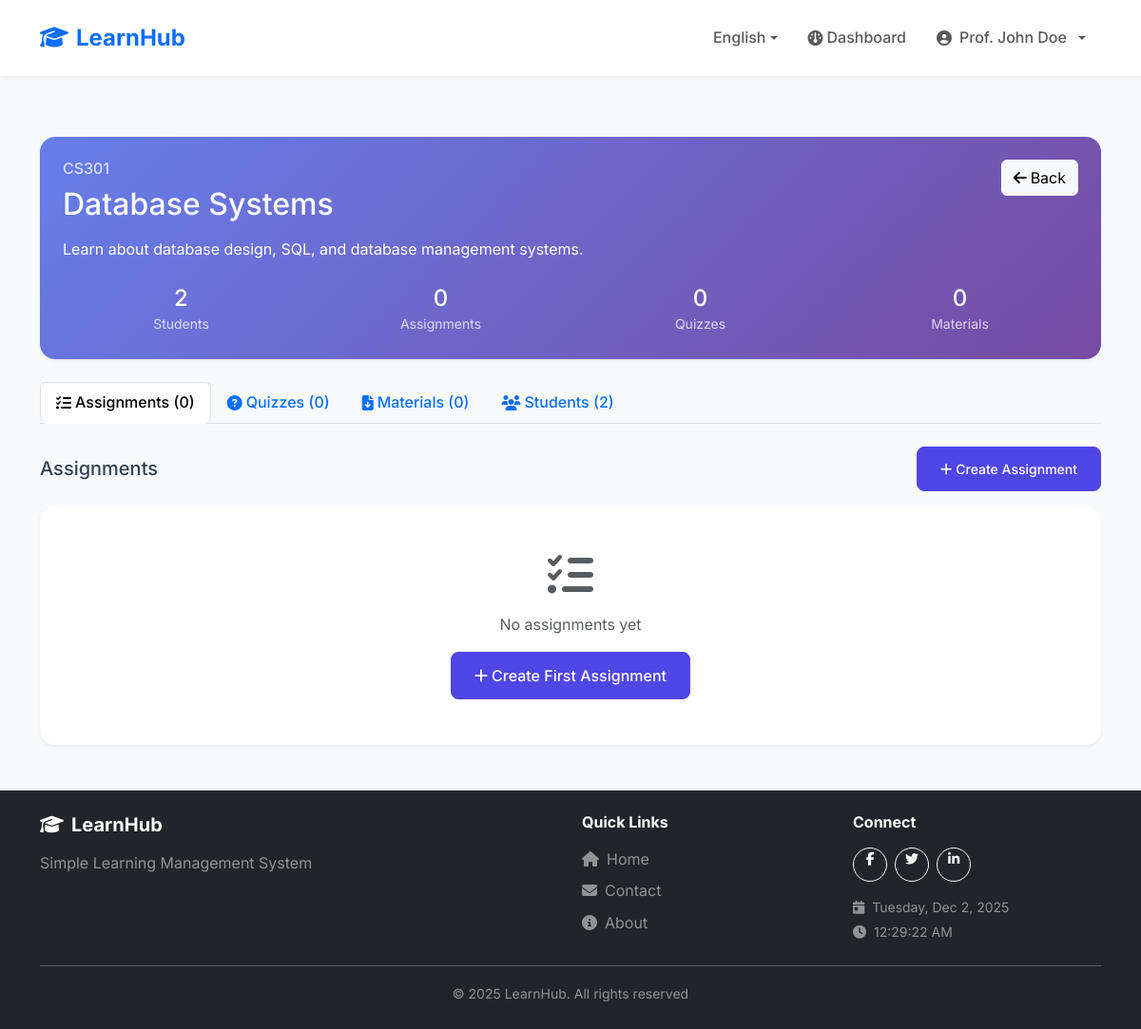
Page /teacher/course-details.php?id=1 (signed in) on the committed database.
### tables this page shows
CREATE TABLE users (
    id INT AUTO_INCREMENT PRIMARY KEY,
    username VARCHAR(50) UNIQUE NOT NULL,
    email VARCHAR(100) UNIQUE NOT NULL,
    password VARCHAR(255) NOT NULL,
    full_name VARCHAR(100) NOT NULL,
    role ENUM('student', 'teacher', 'admin') DEFAULT 'student',
    status ENUM('pending', 'approved', 'rejected', 'suspended') DEFAULT 'approved',
    student_id VARCHAR(20) NULL,
    profile_picture VARCHAR(255) NULL,
    phone VARCHAR(20) NULL,
    bio TEXT NULL,
    verification_token VARCHAR(100) NULL,
    verification_document VARCHAR(255) NULL,
    verified_at TIMESTAMP NULL,
    verified_by INT NULL,
    created_at TIMESTAMP DEFAULT CURRENT_TIMESTAMP,
    FOREIGN KEY (verified_by) REFERENCES users(id) ON DELETE SET NULL
);

CREATE TABLE courses (
    id INT AUTO_INCREMENT PRIMARY KEY,
    teacher_id INT NOT NULL,
    course_code VARCHAR(20) NOT NULL,
    course_name VARCHAR(100) NOT NULL,
    description TEXT,
    created_at TIMESTAMP DEFAULT CURRENT_TIMESTAMP,
    FOREIGN KEY (teacher_id) REFERENCES users(id) ON DELETE CASCADE
);

### config/languages.php (called while the page is built, shortened)
<?php
$currentLanguage = $_SESSION['language'];
$translationFile = __DIR__ . '/../lang/' . $currentLanguage . '.php';
if (file_exists($translationFile)) {
    $translations = require $translationFile;
} else {
    $translations = require __DIR__ . '/../lang/en.php';
}
function __($key) {
    global $translations;
    return $translations[$key] ?? $key;
}
function getCurrentLanguage() {
    return $_SESSION['language'] ?? 'en';
}
function getLanguageDirection() {
    $rtlLanguages = ['ar'];
    return in_array(getCurrentLanguage(), $rtlLanguages) ? 'rtl' : 'ltr';
}

### config/helpers/auth.php (called while the page is built, shortened)
<?php
function isLoggedIn() {
    return isset($_SESSION['user_id']);
}
function getCurrentUser() {
    global $pdo;
    if ($pdo) {
        $stmt = $pdo->prepare("SELECT * FROM users WHERE id = ?");
        $stmt->execute([$_SESSION['user_id']]);
        return $stmt->fetch();
    }
    return [
        'id' => $_SESSION['user_id'] ?? null,
        'full_name' => $_SESSION['user_name'] ?? '',
        'role' => $_SESSION['user_role'] ?? ''
    ];
}
function hasRole($role) {
    return isset($_SESSION['user_role']) && $_SESSION['user_role'] === $role;
}
?>

### config/helpers/validation.php (called while the page is built, shortened)
<?php
function sanitize($input) {
    return htmlspecialchars(trim($input), ENT_QUOTES, 'UTF-8');
}
?>

### teacher/course-details.php (the view, shortened to what this page needs)
<?php
require_once '../config/config.php';
$courseId = $_GET['id'] ?? 0;
$user = getCurrentUser();
$stmt = $pdo->prepare("
    SELECT c.*,
           (SELECT COUNT(*) FROM enrollments WHERE course_id = c.id) as student_count,
           (SELECT COUNT(*) FROM assignments WHERE course_id = c.id) as assignment_count,
           (SELECT COUNT(*) FROM quizzes WHERE course_id = c.id) as quiz_count,
           (SELECT COUNT(*) FROM materials WHERE course_id = c.id) as material_count
    FROM courses c
    WHERE c.id = ? AND c.teacher_id = ?
");
$stmt->execute([$courseId, $user['id']]);
$course = $stmt->fetch();
$stmt = $pdo->prepare("
    SELECT a.*,
           (SELECT COUNT(*) FROM submissions WHERE assignment_id = a.id) as submission_count,
           (SELECT COUNT(*) FROM submissions WHERE assignment_id = a.id AND grade IS NULL) as pending_count
    FROM assignments a
    WHERE a.course_id = ?
    ORDER BY a.due_date DESC
");
$stmt->execute([$courseId]);
$assignments = $stmt->fetchAll();
$stmt = $pdo->prepare("
    SELECT q.*,
           (SELECT COUNT(DISTINCT student_id) FROM quiz_attempts WHERE quiz_id = q.id) as attempt_count
    FROM quizzes q
    WHERE q.course_id = ?
    ORDER BY q.created_at DESC
");
$stmt->execute([$courseId]);
$quizzes = $stmt->fetchAll();
$stmt = $pdo->prepare("
    SELECT m.*
    FROM materials m
    WHERE m.course_id = ?
    ORDER BY m.uploaded_at DESC
");
$stmt->execute([$courseId]);
$materials = $stmt->fetchAll();
$stmt = $pdo->prepare("
    SELECT u.id, u.full_name, u.email, e.enrolled_at
    FROM enrollments e
    JOIN users u ON e.student_id = u.id
    WHERE e.course_id = ?
    ORDER BY e.enrolled_at DESC
");
$stmt->execute([$courseId]);
$students = $stmt->fetchAll();
include '../includes/header.php';
?>
<div class="container my-5">
    <div class="card border-0 shadow-sm mb-4" style="background: linear-gradient(135deg, #667eea 0%, #764ba2 100%);">
        <div class="card-body text-white p-4">
            <div class="d-flex justify-content-between align-items-start">
                <div>
                    <h6 class="opacity-75 mb-2"><?= sanitize($course['course_code']) ?></h6>
                    <h2 class="mb-3"><?= sanitize($course['course_name']) ?></h2>
                    <p class="mb-0 opacity-90"><?= sanitize($course['description'] ?: 'No description') ?></p>
                </div>
                <a href="courses.php" class="btn btn-light">
                    <i class="fas fa-arrow-left me-1"></i>Back
                </a>
            </div>
            <div class="row mt-4">
                <div class="col-6 col-md-3 text-center">
                    <h4 class="mb-0"><?= $course['student_count'] ?></h4>
                    <small class="opacity-75">Students</small>
                </div>
                <div class="col-6 col-md-3 text-center">
                    <h4 class="mb-0"><?= $course['assignment_count'] ?></h4>
                    <small class="opacity-75">Assignments</small>
                </div>
                <div class="col-6 col-md-3 text-center">
                    <h4 class="mb-0"><?= $course['quiz_count'] ?></h4>
                    <small class="opacity-75">Quizzes</small>
                </div>
                <div class="col-6 col-md-3 text-center">
                    <h4 class="mb-0"><?= $course['material_count'] ?></h4>
                    <small class="opacity-75">Materials</small>
                </div>
            </div>
        </div>
    </div>
    <ul class="nav nav-tabs mb-4" role="tablist">
        <li class="nav-item" role="presentation">
            <button class="nav-link active" data-bs-toggle="tab" data-bs-target="#assignments-tab" type="button">
                <i class="fas fa-tasks me-1"></i>Assignments (<?= count($assignments) ?>)
            </button>
        </li>
        <li class="nav-item" role="presentation">
            <button class="nav-link" data-bs-toggle="tab" data-bs-target="#quizzes-tab" type="button">
                <i class="fas fa-question-circle me-1"></i>Quizzes (<?= count($quizzes) ?>)
            </button>
        </li>
        <li class="nav-item" role="presentation">
            <button class="nav-link" data-bs-toggle="tab" data-bs-target="#materials-tab" type="button">
                <i class="fas fa-file-download me-1"></i>Materials (<?= count($materials) ?>)
            </button>
        </li>
        <li class="nav-item" role="presentation">
            <button class="nav-link" data-bs-toggle="tab" data-bs-target="#students-tab" type="button">
                <i class="fas fa-users me-1"></i>Students (<?= count($students) ?>)
            </button>
        </li>
    </ul>
    <div class="tab-content">
        <div class="tab-pane fade show active" id="assignments-tab">
            <div class="d-flex justify-content-between align-items-center mb-3">
                <h5 class="mb-0">Assignments</h5>
                <a href="create-assignment.php?course_id=<?= $courseId ?>" class="btn btn-primary btn-sm">
                    <i class="fas fa-plus me-1"></i>Create Assignment
                </a>
            </div>
            <?php if (empty($assignments)): ?>
                <div class="card border-0 shadow-sm">
                    <div class="card-body text-center py-5">
                        <i class="fas fa-tasks fa-3x text-muted mb-3"></i>
                        <p class="text-muted">No assignments yet</p>
                        <a href="create-assignment.php?course_id=<?= $courseId ?>" class="btn btn-primary">
                            <i class="fas fa-plus me-1"></i>Create First Assignment
                        </a>
                    </div>
                </div>
            <?php endif; ?>
        </div>
    </div>
</div>
<?php include '../includes/footer.php'; ?>

### includes/header.php (shortened to what this page needs)
<?php
$currentUser = getCurrentUser();
?>
<!DOCTYPE html>
<html lang="<?= getCurrentLanguage() ?>" dir="<?= getLanguageDirection() ?>">
<head>
    <link href="https://cdn.jsdelivr.net/npm/bootstrap@5.3.2/dist/css/bootstrap.min.css" rel="stylesheet">
    <link rel="stylesheet" href="https://cdnjs.cloudflare.com/ajax/libs/font-awesome/6.4.2/css/all.min.css">
    <link rel="stylesheet" href="<?= SITE_URL ?>/assets/css/style.css?v=<?= time() ?>">
</head>
<body>
    <nav class="navbar navbar-expand-lg navbar-light bg-white shadow-sm sticky-top">
        <div class="container">
            <a class="navbar-brand fw-bold text-primary" href="<?= SITE_URL ?>">
                <i class="fas fa-graduation-cap <?= getLanguageDirection() === 'rtl' ? 'ms-2' : 'me-2' ?>"></i><?= SITE_NAME ?>
            </a>
            <div class="collapse navbar-collapse" id="navbarNav">
                <ul class="navbar-nav <?= getLanguageDirection() === 'rtl' ? 'me-auto' : 'ms-auto' ?> align-items-center">
                    <li class="nav-item dropdown">
                        <a class="nav-link dropdown-toggle" href="#" id="langDropdown" role="button" data-bs-toggle="dropdown">
                            <?= AVAILABLE_LANGUAGES[getCurrentLanguage()]['flag'] ?> <?= AVAILABLE_LANGUAGES[getCurrentLanguage()]['name'] ?>
                        </a>
                    </li>
                    <?php if (isLoggedIn()): ?>
                        <?php if (hasRole('teacher') && !hasRole('admin')): ?>
                            <li class="nav-item">
                                <a class="nav-link" href="<?= SITE_URL ?>/teacher/index.php">
                                    <i class="fas fa-gauge <?= getLanguageDirection() === 'rtl' ? 'ms-1' : 'me-1' ?>"></i><?= __('dashboard') ?>
                                </a>
                            </li>
                        <?php endif; ?>
                        <li class="nav-item dropdown">
                            <a class="nav-link dropdown-toggle d-flex align-items-center gap-2" href="#" id="userDropdown" role="button" data-bs-toggle="dropdown">
                                <?php if (!empty($currentUser['profile_picture'])): ?>
                                    <img src="<?= SITE_URL ?>/uploads/<?= sanitize($currentUser['profile_picture']) ?>"
                                         class="rounded-circle"
                                         class="rounded-circle avatar-sm"
                                         alt="<?= sanitize($currentUser['full_name']) ?>">
                                <?php else: ?>
                                    <i class="fas fa-user-circle"></i>
                                <?php endif; ?>
                                <span><?= sanitize($currentUser['full_name']) ?></span>
                            </a>
                        </li>
                    <?php endif; ?>
                </ul>
            </div>
        </div>
    </nav>
    <main>

### assets/css/style.css (style rules this page uses)
:root { --primary-color: #4f46e5; --primary-dark: #4338ca; --secondary-color: #06b6d4; --success-color: #10b981; --warning-color: #f59e0b; --danger-color: #ef4444; --dark-color: #1f2937; --light-color: #f8fafc; --gradient-primary: linear-gradient(135deg, #4f46e5 0%, #06b6d4 100%); }
html, body { height: 100%; margin: 0; }
body { font-family: 'Inter', sans-serif; background-color: #f8fafc; color: #334155; line-height: 1.6; display: flex; flex-direction: column; min-height: 100vh; }
main { flex: 1 0 auto; }
a { text-decoration: none; transition: all 0.3s ease; }
.navbar { padding: 1rem 0; }
.navbar-brand { font-size: 1.5rem; flex-shrink: 0; transition: all 0.3s ease; cursor: pointer; }
.navbar-brand i { display: inline-block; transition: transform 0.3s ease; }
.navbar-collapse { flex-grow: 1; }
.nav-link { font-weight: 500; padding: 0.5rem 1rem !important; border-radius: 0.5rem; transition: all 0.3s ease; display: inline-flex; align-items: center; white-space: nowrap; }
.nav-link i { display: inline-block; flex-shrink: 0; }
.card { border: none; border-radius: 1rem; box-shadow: 0 4px 6px -1px rgba(0, 0, 0, 0.1), 0 2px 4px -1px rgba(0, 0, 0, 0.06); transition: all 0.3s ease; overflow: hidden; }
.btn-primary { background: var(--primary-color); border-color: var(--primary-color); padding: 0.75rem 1.5rem; border-radius: 0.5rem; font-weight: 500; }

### rows in the picture
users: full_name "Prof. John Doe"
courses: course_code "CS301", course_name "Database Systems", description "Learn about database design, SQL, and database management systems."

### other values in the picture
SITE_NAME "LearnHub"
AVAILABLE_LANGUAGES[getCurrentLanguage()]['name'] "English"
__('dashboard') "Dashboard"
$course['student_count'] "2"
$course['assignment_count'] "0"
$course['quiz_count'] "0"
$course['material_count'] "0"
count($assignments) "0"
count($quizzes) "0"
count($materials) "0"
count($students) "2"
__('simple_lms') "Simple Learning Management System"
__('quick_links') "Quick Links"
__('home') "Home"
__('contact') "Contact"
